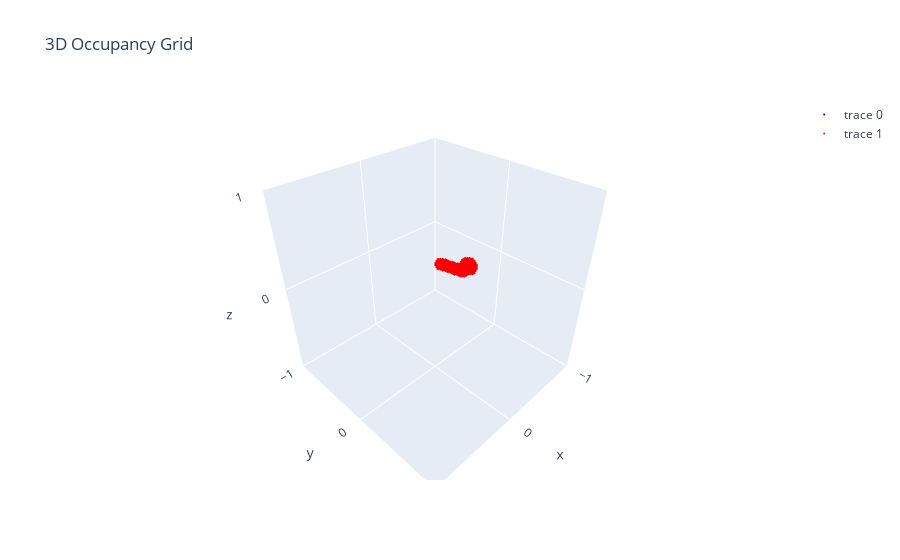

Notebook code cell kept with this figure:
### Code cell
# Load the occupancy data from the .npy file
occupancy_grid = np.load(os.path.join(directory, 'object_occupancy.npy'))
# occupancy_grid = np.load(r'G:\Mixed_Reality\mr_liuxin\nerfstudio\object_occupancy.npy')
#G:\Mixed_Reality\cs\object_occupancy.npy
# Get the dimensions of the grid
grid_size = occupancy_grid.shape[0]

# Generate grid coordinates
x, y, z = np.meshgrid(np.linspace(-1, 1, grid_size), 
                      np.linspace(-1, 1, grid_size), 
                      np.linspace(-1, 1, grid_size),
                      indexing='ij')

# Filter coordinates based on occupancy
occupied_x = x[occupancy_grid]
occupied_y = y[occupancy_grid]
occupied_z = z[occupancy_grid]
print(np.min(occupied_x), np.max(occupied_x))
print(np.min(occupied_y), np.max(occupied_y))
print(np.min(occupied_z), np.max(occupied_z))

# dilate the occupancy grid by 1 voxel
occupancy_grid_torch = torch.from_numpy(occupancy_grid)
struct = scipy.ndimage.generate_binary_structure(3, 2)
occupancy_grid_dilated = scipy.ndimage.binary_dilation(occupancy_grid_torch, structure=struct, iterations=1)

# Filter coordinates based on dilated occupancy
occupied_x_dilated = x[occupancy_grid_dilated]
occupied_y_dilated = y[occupancy_grid_dilated]
occupied_z_dilated = z[occupancy_grid_dilated]

# Create a 3D scatter plot
occupancy = go.Scatter3d(x=occupied_x, y=occupied_y, z=occupied_z, mode='markers', marker=dict(size=1, color='blue'))

# Create a 3D scatter plot for dilated occupancy with a different color
occupancy_dilated = go.Scatter3d(x=occupied_x_dilated, y=occupied_y_dilated, z=occupied_z_dilated, mode='markers', marker=dict(size=0.5, color='red'))

# fig = go.Figure(data=[occupancy])
fig = go.Figure(data=[occupancy, occupancy_dilated])

# Update layout
fig.update_layout(
    title="3D Occupancy Grid",
    scene=dict(
        xaxis=dict(nticks=4, range=[-1, 1]),
        yaxis=dict(nticks=4, range=[-1, 1]),
        zaxis=dict(nticks=4, range=[-1, 1]),
        aspectratio=dict(x=1, y=1, z=1)
    )
)

# Show plot
fig.show()

### Figure 1 — Plotly figure (JSON) as saved in the notebook; plotly's stock layout.template omitted (floating-point values rounded to 4 significant figures; data arrays with more than 128 entries replaced by an {"elided": "..."} marker saying what was removed)
{"data": [{"marker": {"color": "blue", "size": 1}, "mode": "markers", "type": "scatter3d", "x": {"elided": "934 float values"}, "y": {"elided": "934 float values"}, "z": {"elided": "934 float values"}}, {"marker": {"color": "red", "size": 0.5}, "mode": "markers", "type": "scatter3d", "x": {"elided": "1894 float values"}, "y": {"elided": "1894 float values"}, "z": {"elided": "1894 float values"}}], "layout": {"scene": {"aspectratio": {"x": 1, "y": 1, "z": 1}, "xaxis": {"nticks": 4, "range": [-1, 1]}, "yaxis": {"nticks": 4, "range": [-1, 1]}, "zaxis": {"nticks": 4, "range": [-1, 1]}}, "title": {"text": "3D Occupancy Grid"}}}
